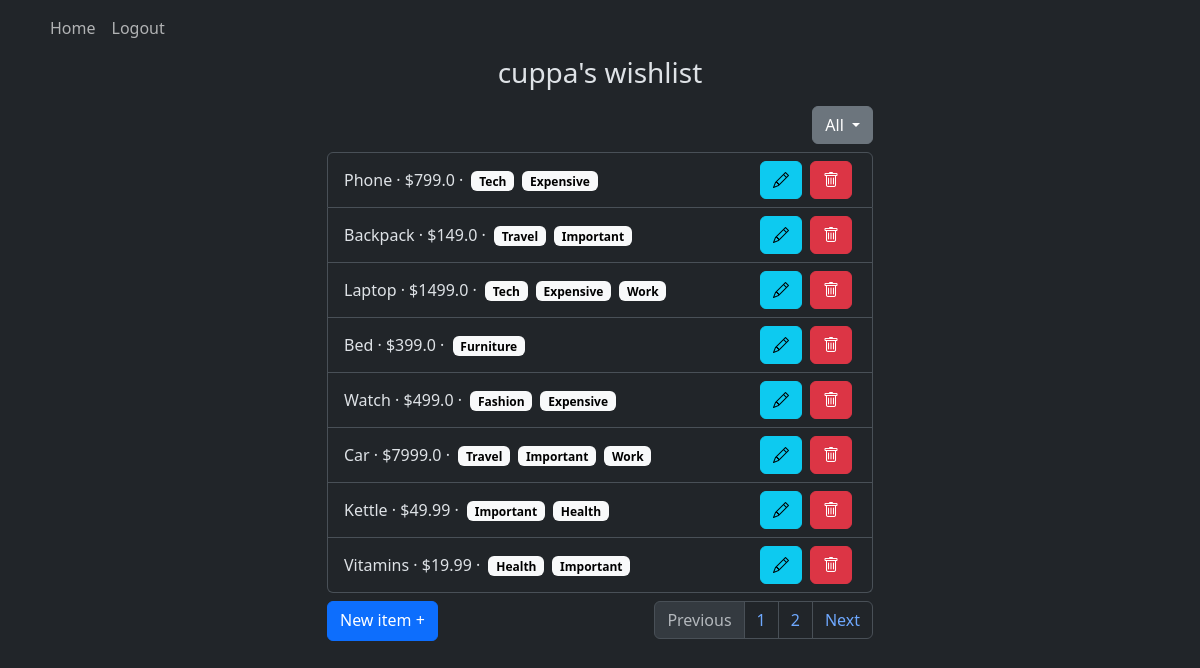
Screenshot of / (signed in) with the database file from the repository.
### website/models.py (models this page shows)
class User(db.Model, UserMixin):
    id = db.Column(db.Integer, primary_key=True)
    username = db.Column(db.String(40), unique=True)
    password = db.Column(db.String(40))
    items = db.relationship('Item')

class Item(db.Model):
    id = db.Column(db.Integer, primary_key=True)
    name = db.Column(db.String(150))
    price = db.Column(db.Float)
    url = db.Column(db.String(500))
    date = db.Column(db.DateTime(timezone=True), default=func.now())
    user_id = db.Column(db.Integer, db.ForeignKey('user.id'))
    categories = db.relationship("Category", secondary=item_category, backref="items")

class Category(db.Model):
    id = db.Column(db.Integer, primary_key=True)
    name = db.Column(db.String(40), unique=True)

### website/views.py (the view)
@views.route('/', methods=["GET", "POST"])
@login_required
def home():
    items = current_user.items
    filters = [category.name for category in Category.query.all()]
    filter = request.args.get("filter")
    if filter:
        items = [item for item in items if str(filter) in [category.name for category in item.categories]]
    page = request.args.get("page", 1, type=int)
    page_size = 8
    start = (page - 1) * page_size
    end = start + page_size
    pages = (len(items) + page_size - 1) // page_size
    page_items = items[start:end]
    return render_template(
        "home.html",
        user=current_user,
        items=page_items,
        page=page,
        pages=pages,
        filter=filter,
        filters=filters
    )

### website/__init__.py (called while the page is built)
def create_app():
    app = Flask(__name__)
    app.config['SECRET_KEY'] = 'secret'
    app.config['SQLALCHEMY_DATABASE_URI'] = f"sqlite:///{DB_NAME}"
    db.init_app(app)
    from .views import views
    from .auth import auth
    app.register_blueprint(views, url_prefix='/')
    app.register_blueprint(auth, url_prefix='/')
    from .models import User, Item
    create_database(app)
    login_manager = LoginManager()
    login_manager.login_view = "auth.login"
    login_manager.init_app(app)
    @login_manager.user_loader
    def load_user(id):
        return User.query.get(int(id))
    return app

### website/templates/home.html (shortened to what this page needs)
{% extends "base.html" %}
{% block content %}
<h3 align="center" class="mb-3">{{ user.username }}'s wishlist</h3>
<div class="col-6 offset-md-3">
    <div class="dropdown mb-2" align="right">
        <button class="btn btn-secondary dropdown-toggle" type="button" data-bs-toggle="dropdown" aria-expanded="false">
            {% if filter == None %}All{% else %}{{ filter }}{% endif %}
        </button>
    </div>
    <ul class="list-group mb-2" id="items">
        {% if items %}
            {% for item in items %}
            <li class="list-group-item justify-content-between d-flex" style="align-items:center;">
                <div class="d-inline-block" style="align-items:center;">
                    {{ item.name }} &middot;
                    ${{ item.price}} &middot;
                    <div class="d-inline-flex flex-wrap">
                    {% for category in item.categories %}
                    <span class="badge text-bg-light mx-1" style="height:20px;overflow:none;">{{ category.name }}</span>
                    {% endfor %}
                    </div>
                </div>
                <div class="d-flex">
                    <button type="button" class="btn btn-info bi-pencil mx-1" onclick="window.location.href='{{ url_for('views.edit_item', id=item.id) }}';"></button>
                    <button type="button" class="btn btn-danger bi-trash mx-1" onclick="deleteItem({{ item.id }})"></button>
                </div>
            </li>
            {% endfor %}
        {% else %}
        <li class="list-group-item justify-content-between d-flex" style="align-items:center;">
            <div class="d-flex" style="align-items:center;">
                No items to show.
            </div>
        </li>
        {% endif %}
    </ul>
    <div class="d-flex justify-content-between">
        <a type="submit" href="{{ url_for('views.add_item') }}" class="btn btn-primary" style="height:40px;">New item +</a>
        <nav aria-label="Page navigation example">
            <ul class="pagination justify-content-center">
                <li class={% if page > 1 %}"page-item"{% else %}"page-item disabled"{% endif %}>
                    <a class="page-link" href="{{ url_for("views.home", page=page-1) }}">Previous</a>
                </li>
                <li class="page-item"><a class="page-link" href="#">{{ page }}</a></li>
                {% if page < pages %}
                <li class="page-item"><a class="page-link" href="{{ url_for("views.home", page=page+1) }}">{{ page + 1}}</a></li>
                {% endif %}
                <li class={% if page < pages %}"page-item"{% else %}"page-item disabled"{% endif %}>
                    <a class="page-link" href="{{ url_for("views.home", page=page+1) }}">Next</a>
                </li>
            </ul>
        </nav>
    </div>
</div>
{% endblock %}

### website/templates/base.html (shortened to what this page needs)
<!DOCTYPE html>
<html data-bs-theme="dark">
    <head>
        <link
            href="https://cdn.jsdelivr.net/npm/bootstrap@5.3.3/dist/css/bootstrap.min.css"
            rel="stylesheet"
        />
        <link rel="stylesheet" href="https://cdn.jsdelivr.net/npm/bootstrap-icons@1.11.3/font/bootstrap-icons.min.css">
        <link rel="stylesheet" type="text/css" href="{{ url_for('static', filename='styles.css') }}" />
    </head>
    <body class="container-sm">
        <nav class="navbar navbar-expand-lg">
            <div class="collapse navbar-collapse" id="navbar">
                <div class="navbar-nav">
                    {% if user.is_authenticated %}
                    <a class="nav-item nav-link" id="login" href="/">Home</a>
                    <a class="nav-item nav-link" id="login" href="/logout">Logout</a>
                    {% else %}
                    <a class="nav-item nav-link" id="login" href="/sign-up">Sign up</a>
                    <a class="nav-item nav-link" id="login" href="/login">Login</a>
                    {% endif %}
                </div>
            </div>
        </nav>
        <div class="container">
            {% block content %}{% endblock %}
        </div>
    </body>
</html>

### rows the page displays
User: username "cuppa"
Item: name "Phone", price "799.0"
Category: name "Tech"
Category: name "Expensive"
Item: name "Backpack", price "149.0"
Category: name "Travel"
Category: name "Important"
Item: name "Laptop", price "1499.0"
Category: name "Work"
Item: name "Bed", price "399.0"
Category: name "Furniture"
Item: name "Watch", price "499.0"
Category: name "Fashion"
Item: name "Car", price "7999.0"
Item: name "Kettle", price "49.99"
Category: name "Health"
Item: name "Vitamins", price "19.99"

### other values shown
{{ page }} "1"
{{ page + 1 }} "2"
